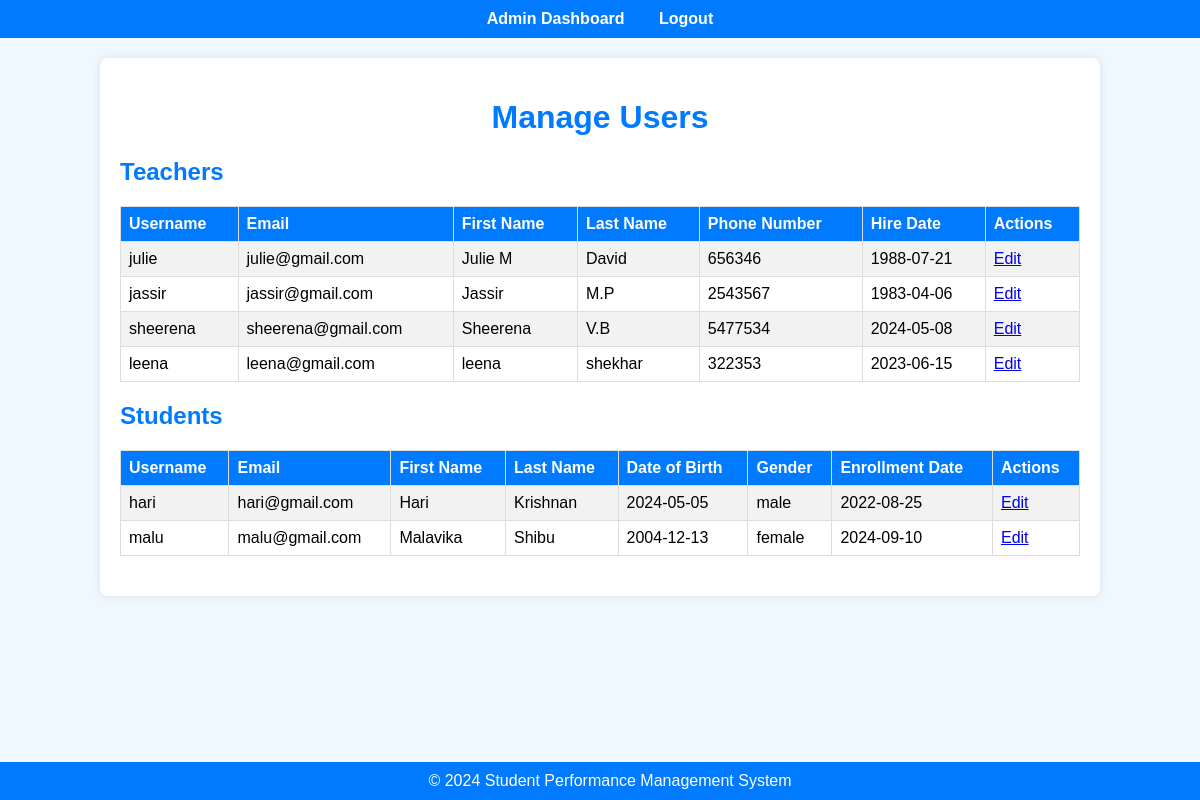
/html/ManageUsers.php, run on the app's committed database.
### tables this page shows
CREATE TABLE `teachers` (
  `teacher_id` int(11) NOT NULL,
  `first_name` varchar(50) NOT NULL,
  `last_name` varchar(50) NOT NULL,
  `email` varchar(100) NOT NULL,
  `phone_number` varchar(15) DEFAULT NULL,
  `hire_date` date NOT NULL,
  `user_id` int(11) DEFAULT NULL,
  `created_at` timestamp NOT NULL DEFAULT current_timestamp(),
  `updated_at` timestamp NOT NULL DEFAULT current_timestamp() ON UPDATE current_timestamp()
);

CREATE TABLE `users` (
  `user_id` int(11) NOT NULL,
  `username` varchar(50) NOT NULL,
  `password` varchar(255) NOT NULL,
  `role` enum('admin','teacher','student') NOT NULL,
  `email` varchar(100) NOT NULL,
  `created_at` timestamp NOT NULL DEFAULT current_timestamp(),
  `updated_at` timestamp NOT NULL DEFAULT current_timestamp() ON UPDATE current_timestamp()
);

CREATE TABLE `students` (
  `student_id` int(11) NOT NULL,
  `first_name` varchar(50) NOT NULL,
  `last_name` varchar(50) NOT NULL,
  `date_of_birth` date NOT NULL,
  `gender` enum('male','female','other') NOT NULL,
  `address` varchar(255) DEFAULT NULL,
  `phone_number` varchar(15) DEFAULT NULL,
  `email` varchar(100) NOT NULL,
  `enrollment_date` date NOT NULL,
  `user_id` int(11) DEFAULT NULL,
  `created_at` timestamp NOT NULL DEFAULT current_timestamp(),
  `updated_at` timestamp NOT NULL DEFAULT current_timestamp() ON UPDATE current_timestamp()
);

### html/ManageUsers.php (the view, shortened to what this page needs)
<!DOCTYPE html>
<html lang="en">
<head>
    <link rel="stylesheet" href="../css/ManageUsers.css">
</head>
<body>
    <nav>
        <a href="AdminDashboard.html">Admin Dashboard</a>
        <a href="logout.html">Logout</a>
    </nav>
    <div class="container">
        <h1>Manage Users</h1>
        <div class="user-table">
            <h2>Teachers</h2>
            <table>
                <tr>
                    <th>Username</th>
                    <th>Email</th>
                    <th>First Name</th>
                    <th>Last Name</th>
                    <th>Phone Number</th>
                    <th>Hire Date</th>
                    <th>Actions</th>
                </tr>
                <?php
                include 'db_connection.php';
                $sql = "SELECT u.username, u.email, t.first_name, t.last_name, t.phone_number, t.hire_date, t.teacher_id
                        FROM users u
                        JOIN teachers t ON u.user_id = t.user_id";
                $result = $conn->query($sql);
                if ($result->num_rows > 0) {
                    while($row = $result->fetch_assoc()) {
                        echo "<tr>
                                <td>{$row['username']}</td>
                                <td>{$row['email']}</td>
                                <td>{$row['first_name']}</td>
                                <td>{$row['last_name']}</td>
                                <td>{$row['phone_number']}</td>
                                <td>{$row['hire_date']}</td>
                                <td><a href='EditUsers.php?type=teacher&id={$row['teacher_id']}'>Edit</a></td>
                              </tr>";
                    }
                } else {
                    echo "<tr><td colspan='7'>No teachers found</td></tr>";
                }
                ?>
            </table>
            <h2>Students</h2>
            <table>
                <tr>
                    <th>Username</th>
                    <th>Email</th>
                    <th>First Name</th>
                    <th>Last Name</th>
                    <th>Date of Birth</th>
                    <th>Gender</th>
                    <th>Enrollment Date</th>
                    <th>Actions</th>
                </tr>
                <?php
                $sql = "SELECT u.username, u.email, s.first_name, s.last_name, s.date_of_birth, s.gender, s.enrollment_date, s.student_id
                        FROM users u
                        JOIN students s ON u.user_id = s.user_id";
                $result = $conn->query($sql);
                if ($result->num_rows > 0) {
                    while($row = $result->fetch_assoc()) {
                        echo "<tr>
                                <td>{$row['username']}</td>
                                <td>{$row['email']}</td>
                                <td>{$row['first_name']}</td>
                                <td>{$row['last_name']}</td>
                                <td>{$row['date_of_birth']}</td>
                                <td>{$row['gender']}</td>
                                <td>{$row['enrollment_date']}</td>
                                <td><a href='EditUsers.php?type=student&id={$row['student_id']}'>Edit</a></td>
                              </tr>";
                    }
                } else {
                    echo "<tr><td colspan='8'>No students found</td></tr>";
                }
                ?>
            </table>
        </div>
    </div>
    <footer>
        &copy; 2024 Student Performance Management System
    </footer>
</body>
</html>

### css/ManageUsers.css (style rules this page uses)
body { font-family: Arial, sans-serif; background-color: #f0f8ff; margin: 0; padding: 0; }
nav { background-color: #007BFF; padding: 10px; text-align: center; }
nav a { color: white; margin: 0 15px; text-decoration: none; font-weight: bold; }
.container { width: 80%; margin: 20px auto; background-color: white; padding: 20px; box-shadow: 0 0 10px rgba(0, 0, 0, 0.1); border-radius: 8px; }
h1 { text-align: center; color: #007BFF; }
h2 { color: #007BFF; margin-top: 20px; }
.user-table table { width: 100%; border-collapse: collapse; margin: 20px 0; }
.user-table th, .user-table td { border: 1px solid #ddd; padding: 8px; text-align: left; }
.user-table th { background-color: #007BFF; color: white; }
.user-table tr:nth-child(even) { background-color: #f2f2f2; }
footer { text-align: center; padding: 10px; background-color: #007BFF; color: white; position: fixed; bottom: 0; width: 100%; }

### data on the page
teachers: user.username "julie", user.email "julie@gmail.com", first_name "Julie M", last_name "David", phone_number "656346", hire_date "1988-07-21"
teachers: user.username "jassir", user.email "jassir@gmail.com", first_name "Jassir", last_name "M.P", phone_number "2543567", hire_date "1983-04-06"
teachers: user.username "sheerena", user.email "sheerena@gmail.com", first_name "Sheerena", last_name "V.B", phone_number "5477534", hire_date "2024-05-08"
teachers: user.username "leena", user.email "leena@gmail.com", first_name "leena", last_name "shekhar", phone_number "322353", hire_date "2023-06-15"
students: user.username "hari", user.email "hari@gmail.com", first_name "Hari", last_name "Krishnan", date_of_birth "2024-05-05", gender "male", enrollment_date "2022-08-25"
students: user.username "malu", user.email "malu@gmail.com", first_name "Malavika", last_name "Shibu", date_of_birth "2004-12-13", gender "female", enrollment_date "2024-09-10"
